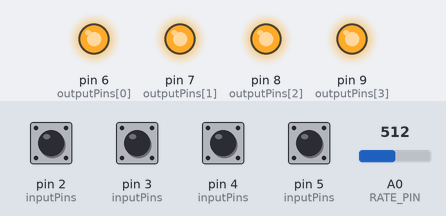
This program was run on a simulated Arduino Uno, built with avr-gcc and run on an emulated ATmega328P. Parts: output pins drawn as LEDs (lit = HIGH). The test bench sets the inputs (shaded band); at power-on: pin 2 (inputPins), pin 3 (inputPins), pin 4 (inputPins), pin 5 (inputPins) HIGH, A0 (RATE_PIN) = 512.

Above: at 1.2 s.
1.3 s: pin 3 (inputPins) pulled LOW for 0.15 s
At 2.7 s:
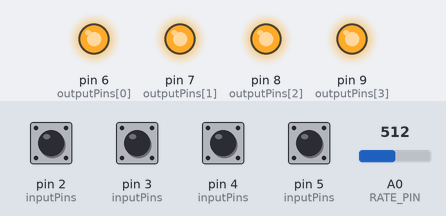
3.0 s: pin 4 (inputPins) pulled LOW for 0.15 s
At 3.1 s:
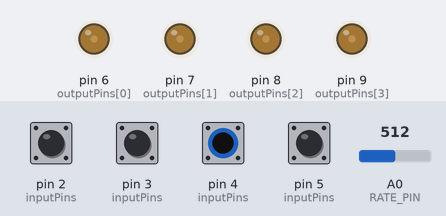
4.7 s: pin 5 (inputPins) pulled LOW for 0.15 s
At 5.4 s:
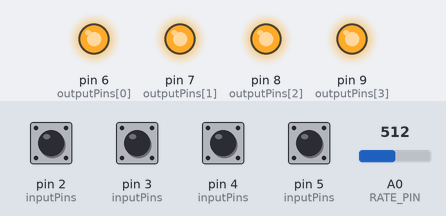
6.3 s: pin 3 (inputPins) pulled LOW for 1 s
At 6.7 s:
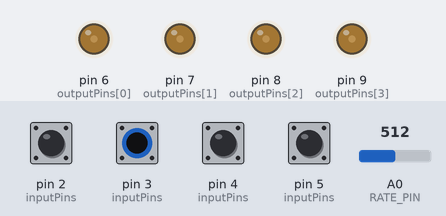
8.8 s: pin 4 (inputPins) pulled LOW for 1 s
At 10.6 s:
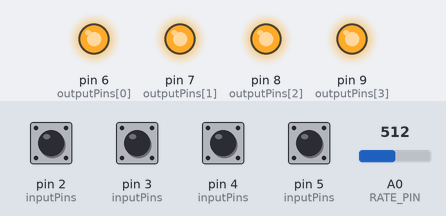
11.3 s: pin 5 (inputPins) pulled LOW for 1 s
At 11.7 s:
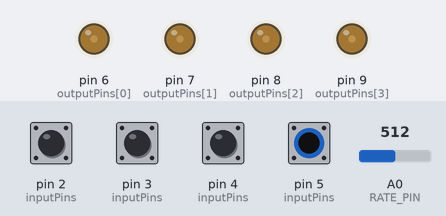
Timing chart, 0 to 14.3 s (numbered marks = the images above; inputs shaded):
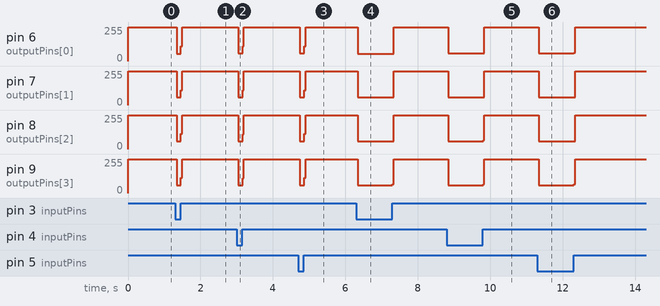

Measured:
- after the input at 1.3 s, pin 6 (outputPins[0]): 255/255 → 56/255 at once, → 255/255 0.12 s later; pin 7 (outputPins[1]): 255/255 → 57/255 at once, → 255/255 0.12 s later; pin 8 (outputPins[2]): 255/255 → 58/255 at once, → 255/255 0.12 s later; pin 9 (outputPins[3]): 255/255 → 60/255 at once, → 255/255 0.12 s later
- after the input at 3.0 s, pin 6 (outputPins[0]), pin 7 (outputPins[1]): 255/255 → 57/255 at once, → 255/255 0.12 s later; pin 8 (outputPins[2]): 255/255 → 58/255 at once, → 255/255 0.12 s later; pin 9 (outputPins[3]): 255/255 → 59/255 at once, → 255/255 0.12 s later
- after the input at 4.7 s, pin 6 (outputPins[0]), pin 7 (outputPins[1]): 255/255 → 57/255 at once, → 255/255 0.12 s later; pin 8 (outputPins[2]): 255/255 → 58/255 at once, → 255/255 0.12 s later; pin 9 (outputPins[3]): 255/255 → 59/255 at once, → 255/255 0.12 s later
- after the input at 6.3 s, pin 6 (outputPins[0]): 255/255 → 56/255 at once, → 255/255 1.0 s later; pin 7 (outputPins[1]): 255/255 → 57/255 at once, → 255/255 1.0 s later; pin 8 (outputPins[2]): 255/255 → 58/255 at once, → 255/255 1.0 s later; pin 9 (outputPins[3]): 255/255 → 59/255 at once, → 255/255 0.96 s later
- after the input at 8.8 s, pin 6 (outputPins[0]), pin 7 (outputPins[1]): 255/255 → 57/255 at once, → 255/255 1.0 s later; pin 8 (outputPins[2]): 255/255 → 58/255 at once, → 255/255 0.96 s later; pin 9 (outputPins[3]): 255/255 → 59/255 at once, → 255/255 0.96 s later
- after the input at 11.3 s, pin 6 (outputPins[0]): 255/255 → 57/255 at once, → 255/255 0.96 s later; pin 7 (outputPins[1]): 255/255 → 57/255 at once, → 255/255 1.0 s later; pin 8 (outputPins[2]): 255/255 → 58/255 at once, → 255/255 1.0 s later; pin 9 (outputPins[3]): 255/255 → 59/255 at once, → 255/255 0.96 s later

The program:

main.cpp
```cpp
#include <Arduino.h>
#include <ModeAction.h>
#include <ModeBounce.h>
#include <ModeDirection.h>
#include <ModeSolid.h>
#include <ModeSwitch.h>

const int inputPins[N_MODES] = {2,3,4,5};
ModeSwitch selector(inputPins);

#define RATE_PIN A0
#define MIN_DELAY 10
#define MAX_DELAY 1000

const int outputPins[N_PINS] = {6,7,8,9};
ModeSolid solid(outputPins);
ModeDirection forward(outputPins, RATE_PIN, MIN_DELAY, MAX_DELAY, 1);
ModeDirection backwards(outputPins, RATE_PIN, MIN_DELAY, MAX_DELAY, -1);
ModeBounce bounce(outputPins, RATE_PIN, MIN_DELAY, MAX_DELAY);

long delayMillis = 0;
long lastNext = 0;
mode lastMode = mode::MODE_A;

void setup() {
  // put your setup code here, to run once:
}

void resetPins() {
  for (int i = 0; i < N_PINS; i++) {
    digitalWrite(outputPins[i], LOW);
  }
}

void loop() {
  long now = millis();
  mode m = selector.getCurrentMode();
  if (m != lastMode) {
    resetPins();
  }
  if (m != lastMode || now - lastNext >= delayMillis) {
    lastNext = now;
    switch (m)
    {
    case mode::MODE_A:
      delayMillis = solid.next();
      break;
    case mode::MODE_B:
      delayMillis = forward.next();
      break;
    case mode::MODE_C:
      delayMillis = backwards.next();
      break;
    case mode::MODE_D:
      delayMillis = bounce.next();
      break;
    }
  }
}
```
